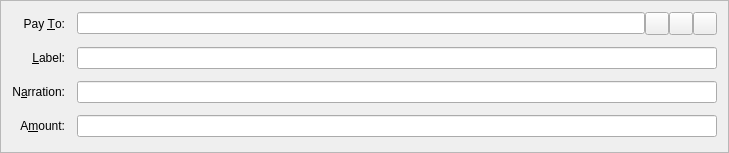
<?xml version="1.0" encoding="UTF-8"?>
<ui version="4.0">
 <class>SendCoinsEntry</class>
 <widget class="QFrame" name="SendCoinsEntry">
  <property name="geometry">
   <rect>
    <x>0</x>
    <y>0</y>
    <width>729</width>
    <height>153</height>
   </rect>
  </property>
  <property name="windowTitle">
   <string>Form</string>
  </property>
  <property name="frameShape">
   <enum>QFrame::StyledPanel</enum>
  </property>
  <property name="frameShadow">
   <enum>QFrame::Sunken</enum>
  </property>
  <layout class="QGridLayout" name="gridLayout">
   <property name="spacing">
    <number>12</number>
   </property>
   <item row="6" column="0">
    <widget class="QLabel" name="label">
     <property name="text">
      <string>A&amp;mount:</string>
     </property>
     <property name="alignment">
      <set>Qt::AlignRight|Qt::AlignTrailing|Qt::AlignVCenter</set>
     </property>
     <property name="buddy">
      <cstring>payAmount</cstring>
     </property>
    </widget>
   </item>
   <item row="3" column="0">
    <widget class="QLabel" name="label_2">
     <property name="text">
      <string>Pay &amp;To:</string>
     </property>
     <property name="alignment">
      <set>Qt::AlignRight|Qt::AlignTrailing|Qt::AlignVCenter</set>
     </property>
     <property name="buddy">
      <cstring>payTo</cstring>
     </property>
    </widget>
   </item>
   <item row="6" column="1">
    <widget class="BitcoinAmountField" name="payAmount"/>
   </item>
   <item row="4" column="1">
    <layout class="QHBoxLayout" name="horizontalLayout_2">
     <property name="spacing">
      <number>0</number>
     </property>
     <item>
      <widget class="QValidatedLineEdit" name="addAsLabel">
       <property name="enabled">
        <bool>true</bool>
       </property>
       <property name="toolTip">
        <string>Enter a label for this address to add it to your address book</string>
       </property>
      </widget>
     </item>
    </layout>
   </item>
   <item row="5" column="0">
    <widget class="QLabel" name="label">
     <property name="text">
      <string>N&amp;arration:</string>
     </property>
     <property name="alignment">
      <set>Qt::AlignRight|Qt::AlignTrailing|Qt::AlignVCenter</set>
     </property>
     <property name="buddy">
      <cstring>narration</cstring>
     </property>
    </widget>
   </item>
   <item row="5" column="1">
    <widget class="QValidatedLineEdit" name="narration">
     <property name="enabled">
      <bool>true</bool>
     </property>
     <property name="toolTip">
      <string>Enter a short note to send with payment (max 24 characters)</string>
     </property>
    </widget>
   </item>
   <item row="4" column="0">
    <widget class="QLabel" name="label_4">
     <property name="text">
      <string>&amp;Label:</string>
     </property>
     <property name="alignment">
      <set>Qt::AlignRight|Qt::AlignTrailing|Qt::AlignVCenter</set>
     </property>
     <property name="buddy">
      <cstring>addAsLabel</cstring>
     </property>
    </widget>
   </item>
   <item row="3" column="1">
    <layout class="QHBoxLayout" name="payToLayout">
     <property name="spacing">
      <number>0</number>
     </property>
     <item>
      <widget class="QValidatedLineEdit" name="payTo">
       <property name="toolTip">
        <string>The address to send the payment to  (e.g. SXywGBZBowrppUwwNUo1GCRDTibzJi7g2M)</string>
       </property>
       <property name="maxLength">
        <number>34</number>
       </property>
      </widget>
     </item>
     <item>
      <widget class="QToolButton" name="addressBookButton">
       <property name="toolTip">
        <string>Choose address from address book</string>
       </property>
       <property name="text">
        <string/>
       </property>
       <property name="icon">
        <iconset resource="../bitcoin.qrc">
         <normaloff>:/icons/address-book</normaloff>:/icons/address-book</iconset>
       </property>
       <property name="shortcut">
        <string>Alt+A</string>
       </property>
      </widget>
     </item>
     <item>
      <widget class="QToolButton" name="pasteButton">
       <property name="toolTip">
        <string>Paste address from clipboard</string>
       </property>
       <property name="text">
        <string/>
       </property>
       <property name="icon">
        <iconset resource="../bitcoin.qrc">
         <normaloff>:/icons/editpaste</normaloff>:/icons/editpaste</iconset>
       </property>
       <property name="shortcut">
        <string>Alt+P</string>
       </property>
      </widget>
     </item>
     <item>
      <widget class="QToolButton" name="deleteButton">
       <property name="toolTip">
        <string>Remove this recipient</string>
       </property>
       <property name="text">
        <string/>
       </property>
       <property name="icon">
        <iconset resource="../bitcoin.qrc">
         <normaloff>:/icons/remove</normaloff>:/icons/remove</iconset>
       </property>
      </widget>
     </item>
    </layout>
   </item>
  </layout>
 </widget>
 <customwidgets>
  <customwidget>
   <class>QValidatedLineEdit</class>
   <extends>QLineEdit</extends>
   <header>qvalidatedlineedit.h</header>
  </customwidget>
  <customwidget>
   <class>BitcoinAmountField</class>
   <extends>QLineEdit</extends>
   <header>bitcoinamountfield.h</header>
   <container>1</container>
  </customwidget>
 </customwidgets>
 <resources>
  <include location="../bitcoin.qrc"/>
 </resources>
 <connections/>
</ui>
